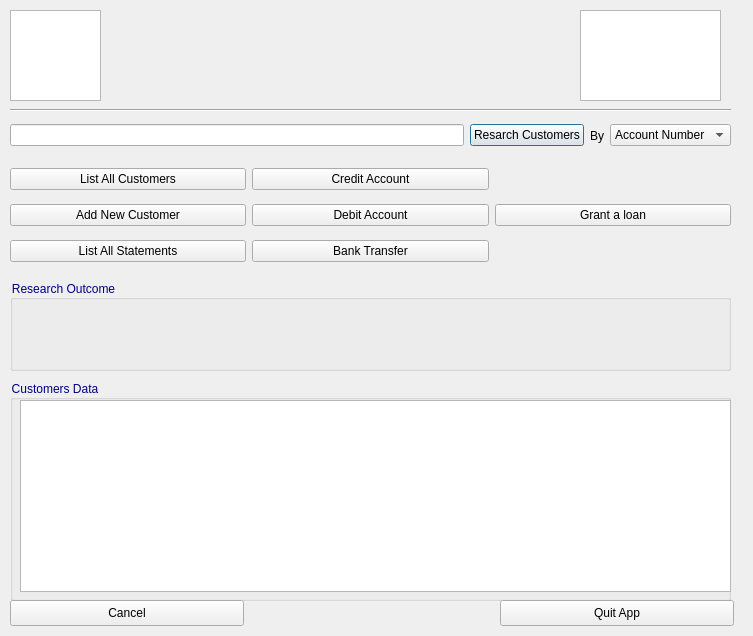
<?xml version="1.0" encoding="UTF-8"?>
<ui version="4.0">
 <class>DialogRoot</class>
 <widget class="QDialog" name="DialogRoot">
  <property name="geometry">
   <rect>
    <x>0</x>
    <y>0</y>
    <width>753</width>
    <height>636</height>
   </rect>
  </property>
  <property name="windowTitle">
   <string>Worker Interface</string>
  </property>
  <property name="windowIcon">
   <iconset resource="RImages.qrc">
    <normaloff>:/MesImages/MesImages/Screenshot_20210211-233620.png</normaloff>:/MesImages/MesImages/Screenshot_20210211-233620.png</iconset>
  </property>
  <widget class="QWidget" name="horizontalLayoutWidget">
   <property name="geometry">
    <rect>
     <x>10</x>
     <y>120</y>
     <width>721</width>
     <height>31</height>
    </rect>
   </property>
   <layout class="QHBoxLayout" name="horizontalLayout">
    <item>
     <widget class="QLineEdit" name="search">
      <property name="styleSheet">
       <string notr="true">font: 12pt &quot;Bell MT&quot;;</string>
      </property>
     </widget>
    </item>
    <item>
     <widget class="QPushButton" name="research">
      <property name="styleSheet">
       <string notr="true">font: 12pt &quot;Bell MT&quot;;</string>
      </property>
      <property name="text">
       <string>Resarch Customers</string>
      </property>
     </widget>
    </item>
    <item>
     <widget class="QLabel" name="label">
      <property name="styleSheet">
       <string notr="true">
font: 75 12pt &quot;Bell MT&quot;;</string>
      </property>
      <property name="text">
       <string>By</string>
      </property>
     </widget>
    </item>
    <item>
     <widget class="QComboBox" name="by">
      <property name="styleSheet">
       <string notr="true">font: 12pt &quot;Bell MT&quot;;</string>
      </property>
      <item>
       <property name="text">
        <string>Account Number</string>
       </property>
      </item>
      <item>
       <property name="text">
        <string>Firstname</string>
       </property>
      </item>
      <item>
       <property name="text">
        <string>Surname</string>
       </property>
      </item>
      <item>
       <property name="text">
        <string>Email</string>
       </property>
      </item>
     </widget>
    </item>
   </layout>
  </widget>
  <widget class="Line" name="line">
   <property name="geometry">
    <rect>
     <x>10</x>
     <y>100</y>
     <width>721</width>
     <height>20</height>
    </rect>
   </property>
   <property name="orientation">
    <enum>Qt::Horizontal</enum>
   </property>
  </widget>
  <widget class="QGraphicsView" name="img">
   <property name="geometry">
    <rect>
     <x>580</x>
     <y>10</y>
     <width>141</width>
     <height>91</height>
    </rect>
   </property>
   <property name="styleSheet">
    <string notr="true">border-image: url(:/MesImages/MesImages/fst.png);</string>
   </property>
  </widget>
  <widget class="QGraphicsView" name="graphicsView_2">
   <property name="geometry">
    <rect>
     <x>10</x>
     <y>10</y>
     <width>91</width>
     <height>91</height>
    </rect>
   </property>
   <property name="styleSheet">
    <string notr="true">border-image: url(:/MesImages/MesImages/Screenshot_20210211-074307.png);</string>
   </property>
  </widget>
  <widget class="QWidget" name="horizontalLayoutWidget_2">
   <property name="geometry">
    <rect>
     <x>10</x>
     <y>160</y>
     <width>721</width>
     <height>111</height>
    </rect>
   </property>
   <layout class="QHBoxLayout" name="horizontalLayout_2">
    <item>
     <layout class="QVBoxLayout" name="verticalLayout">
      <item>
       <widget class="QPushButton" name="listAll">
        <property name="styleSheet">
         <string notr="true">font: 12pt &quot;Bell MT&quot;;</string>
        </property>
        <property name="text">
         <string>List All Customers</string>
        </property>
       </widget>
      </item>
      <item>
       <widget class="QPushButton" name="addNew">
        <property name="styleSheet">
         <string notr="true">font: 12pt &quot;Bell MT&quot;;</string>
        </property>
        <property name="text">
         <string>Add New Customer</string>
        </property>
       </widget>
      </item>
      <item>
       <widget class="QPushButton" name="statement">
        <property name="styleSheet">
         <string notr="true">font: 12pt &quot;Bell MT&quot;;</string>
        </property>
        <property name="text">
         <string>List All Statements</string>
        </property>
       </widget>
      </item>
     </layout>
    </item>
    <item>
     <layout class="QVBoxLayout" name="verticalLayout_3">
      <item>
       <widget class="QPushButton" name="credit">
        <property name="styleSheet">
         <string notr="true">font: 12pt &quot;Bell MT&quot;;</string>
        </property>
        <property name="text">
         <string>Credit Account</string>
        </property>
       </widget>
      </item>
      <item>
       <widget class="QPushButton" name="debit">
        <property name="styleSheet">
         <string notr="true">font: 12pt &quot;Bell MT&quot;;</string>
        </property>
        <property name="text">
         <string>Debit Account</string>
        </property>
       </widget>
      </item>
      <item>
       <widget class="QPushButton" name="transfer">
        <property name="styleSheet">
         <string notr="true">font: 12pt &quot;Bell MT&quot;;</string>
        </property>
        <property name="text">
         <string>Bank Transfer</string>
        </property>
       </widget>
      </item>
     </layout>
    </item>
    <item>
     <layout class="QVBoxLayout" name="verticalLayout_2">
      <item>
       <widget class="QPushButton" name="pushButton">
        <property name="styleSheet">
         <string notr="true">font: 12pt &quot;Bell MT&quot;;</string>
        </property>
        <property name="text">
         <string>Grant a loan</string>
        </property>
       </widget>
      </item>
     </layout>
    </item>
   </layout>
  </widget>
  <widget class="QGroupBox" name="groupBox">
   <property name="geometry">
    <rect>
     <x>10</x>
     <y>280</y>
     <width>721</width>
     <height>91</height>
    </rect>
   </property>
   <property name="styleSheet">
    <string notr="true">font: 12pt &quot;Copperplate Gothic Bold&quot;;
color: rgb(0, 0, 127);</string>
   </property>
   <property name="title">
    <string>Research Outcome</string>
   </property>
   <widget class="QLabel" name="outcome">
    <property name="geometry">
     <rect>
      <x>10</x>
      <y>20</y>
      <width>701</width>
      <height>61</height>
     </rect>
    </property>
    <property name="styleSheet">
     <string notr="true">font: 8pt &quot;Calibri&quot;;
color: rgb(0, 0, 0);</string>
    </property>
    <property name="text">
     <string/>
    </property>
   </widget>
  </widget>
  <widget class="QGroupBox" name="groupBox_2">
   <property name="geometry">
    <rect>
     <x>10</x>
     <y>380</y>
     <width>721</width>
     <height>221</height>
    </rect>
   </property>
   <property name="styleSheet">
    <string notr="true">font: 12pt &quot;Copperplate Gothic Bold&quot;;
color: rgb(0, 0, 127);</string>
   </property>
   <property name="title">
    <string>Customers Data</string>
   </property>
   <widget class="QTableView" name="display">
    <property name="geometry">
     <rect>
      <x>10</x>
      <y>20</y>
      <width>711</width>
      <height>192</height>
     </rect>
    </property>
   </widget>
  </widget>
  <widget class="QPushButton" name="cancel">
   <property name="geometry">
    <rect>
     <x>10</x>
     <y>600</y>
     <width>234</width>
     <height>26</height>
    </rect>
   </property>
   <property name="styleSheet">
    <string notr="true">font: 12pt &quot;Bell MT&quot;;</string>
   </property>
   <property name="text">
    <string>Cancel</string>
   </property>
  </widget>
  <widget class="QPushButton" name="quit">
   <property name="geometry">
    <rect>
     <x>500</x>
     <y>600</y>
     <width>234</width>
     <height>26</height>
    </rect>
   </property>
   <property name="styleSheet">
    <string notr="true">font: 12pt &quot;Bell MT&quot;;</string>
   </property>
   <property name="text">
    <string>Quit App</string>
   </property>
  </widget>
 </widget>
 <resources>
  <include location="RImages.qrc"/>
 </resources>
 <connections>
  <connection>
   <sender>cancel</sender>
   <signal>clicked()</signal>
   <receiver>DialogRoot</receiver>
   <slot>close()</slot>
   <hints>
    <hint type="sourcelabel">
     <x>539</x>
     <y>188</y>
    </hint>
    <hint type="destinationlabel">
     <x>142</x>
     <y>343</y>
    </hint>
   </hints>
  </connection>
 </connections>
</ui>
